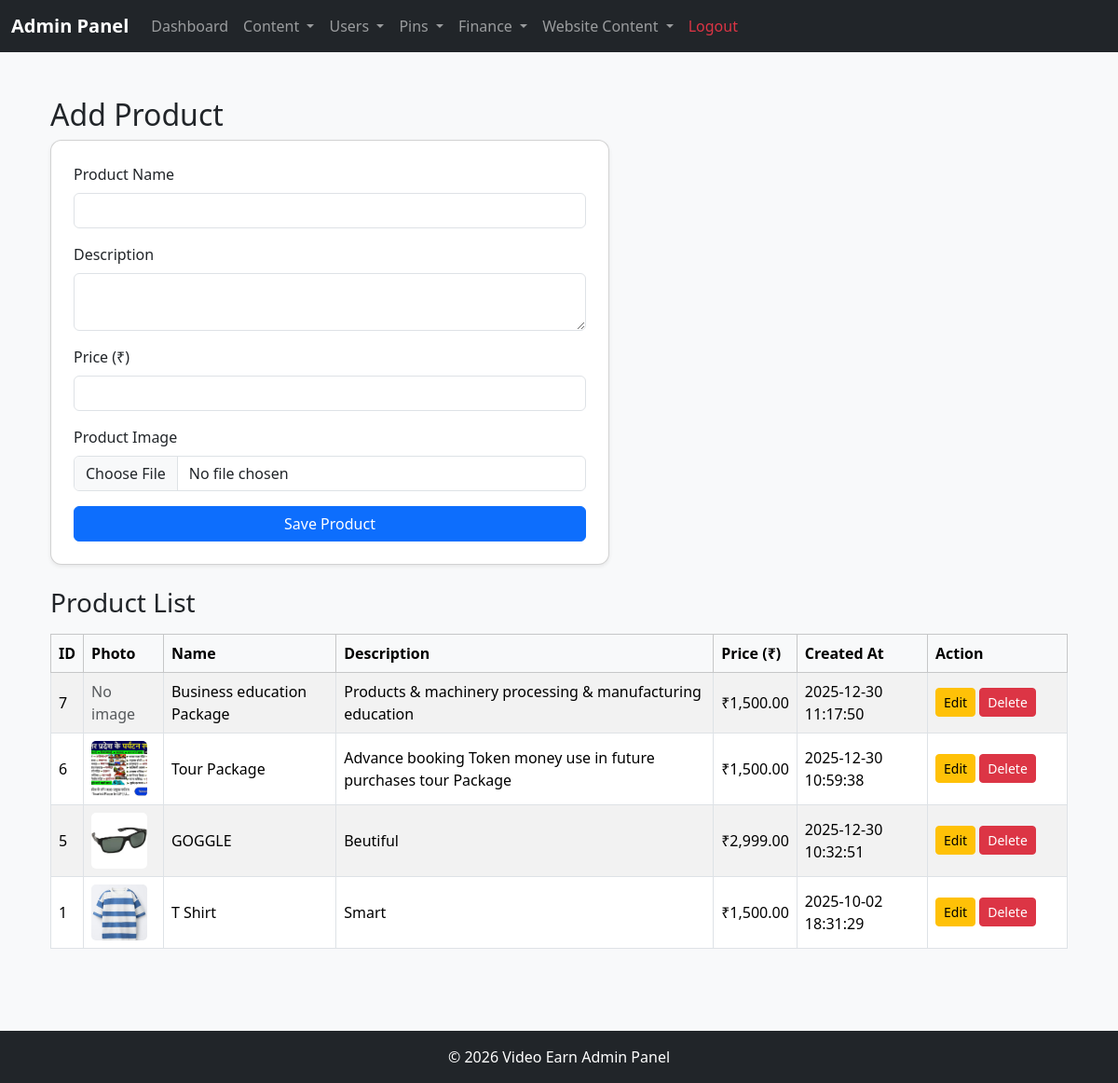
Screenshot of /admin/add_product.php (signed in) with the database file from the repository.
### tables this page shows
CREATE TABLE `products` (
  `id` int(11) NOT NULL,
  `name` varchar(200) NOT NULL,
  `description` text DEFAULT NULL,
  `price` decimal(10,2) NOT NULL,
  `image` varchar(255) DEFAULT NULL,
  `created_at` timestamp NULL DEFAULT current_timestamp()
);

### admin/add_product.php (the view, shortened to what this page needs)
<?php
include "../config/db.php";
$result = $conn->query("SELECT * FROM products ORDER BY created_at DESC");
include "includes/header.php";
?>
<div class="container mt-4">
    <h2>Add Product</h2>
    <form method="post" enctype="multipart/form-data" class="card p-4 shadow-sm mb-4" style="max-width:600px;">
        <div class="mb-3">
            <label class="form-label">Product Name</label>
            <input type="text" name="name" class="form-control" required>
        </div>
        <div class="mb-3">
            <label class="form-label">Description</label>
            <textarea name="description" class="form-control"></textarea>
        </div>
        <div class="mb-3">
            <label class="form-label">Price (₹)</label>
            <input type="number" step="0.01" name="price" class="form-control" required>
        </div>
        <div class="mb-3">
            <label class="form-label">Product Image</label>
            <input type="file" name="image" accept="image/*" class="form-control">
        </div>
        <button type="submit" name="add_product" class="btn btn-primary">Save Product</button>
    </form>
    <h3 class="mb-3">Product List</h3>
    <div class="table-responsive">
        <table class="table table-bordered table-striped align-middle">
            <thead class="table-light">
                <tr>
                    <th>ID</th>
                    <th>Photo</th>
                    <th>Name</th>
                    <th>Description</th>
                    <th>Price (₹)</th>
                    <th>Created At</th>
                    <th style="width:150px;">Action</th>
                </tr>
            </thead>
            <tbody>
            <?php if ($result && $result->num_rows > 0): ?>
                <?php while ($row = $result->fetch_assoc()): ?>
                    <tr>
                        <td><?= $row['id'] ?></td>
                        <td>
                            <?php if (!empty($row['image'])): ?>
                                <img src="../uploads/products/<?= htmlspecialchars($row['image']) ?>" alt="Product" style="width:60px; height:60px; object-fit:cover; border-radius:5px;">
                            <?php else: ?>
                                <span class="text-muted">No image</span>
                            <?php endif; ?>
                        </td>
                        <td><?= htmlspecialchars($row['name']) ?></td>
                        <td><?= htmlspecialchars($row['description']) ?></td>
                        <td>₹<?= number_format($row['price'], 2) ?></td>
                        <td><?= $row['created_at'] ?></td>
                        <td>
                            <a href="edit_product.php?id=<?= $row['id'] ?>" class="btn btn-sm btn-warning">Edit</a>
                            <a href="delete_product.php?id=<?= $row['id'] ?>" class="btn btn-sm btn-danger" onclick="return confirm('Are you sure you want to delete this product?')">Delete</a>
                        </td>
                    </tr>
                <?php endwhile; ?>
            <?php else: ?>
                <tr><td colspan="7" class="text-center">No products added yet.</td></tr>
            <?php endif; ?>
            </tbody>
        </table>
    </div>
</div>
<?php include "includes/footer.php"; ?>

### assest/style.css (style rules this page uses)
body { background-color: #f8f9fa; }
h1, h2, h3 { font-family: 'Segoe UI', sans-serif; }
.card { border-radius: 12px; }

### rows the page displays
products: id "7", image "No image", name "Business education Package", description "Products & machinery processing & manufacturing education", price "1,500.00", created_at "2025-12-30 11:17:50"
products: id "6", image (picture), name "Tour Package", description "Advance booking Token money use in future purchases tour Package", price "1,500.00", created_at "2025-12-30 10:59:38"
products: id "5", image (picture), name "GOGGLE", description "Beutiful", price "2,999.00", created_at "2025-12-30 10:32:51"
products: id "1", image (picture), name "T Shirt", description "Smart", price "1,500.00", created_at "2025-10-02 18:31:29"
